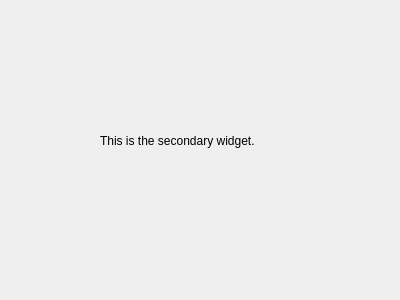
<?xml version="1.0" encoding="UTF-8"?>
<ui version="4.0">
 <class>MyWidget</class>
 <widget class="QWidget" name="MyWidget">
  <property name="geometry">
   <rect>
    <x>0</x>
    <y>0</y>
    <width>400</width>
    <height>300</height>
   </rect>
  </property>
  <property name="windowTitle">
   <string>Form</string>
  </property>
  <widget class="QLabel" name="label">
   <property name="geometry">
    <rect>
     <x>100</x>
     <y>130</y>
     <width>211</width>
     <height>21</height>
    </rect>
   </property>
   <property name="text">
    <string>This is the secondary widget. </string>
   </property>
  </widget>
 </widget>
 <resources/>
 <connections/>
</ui>
